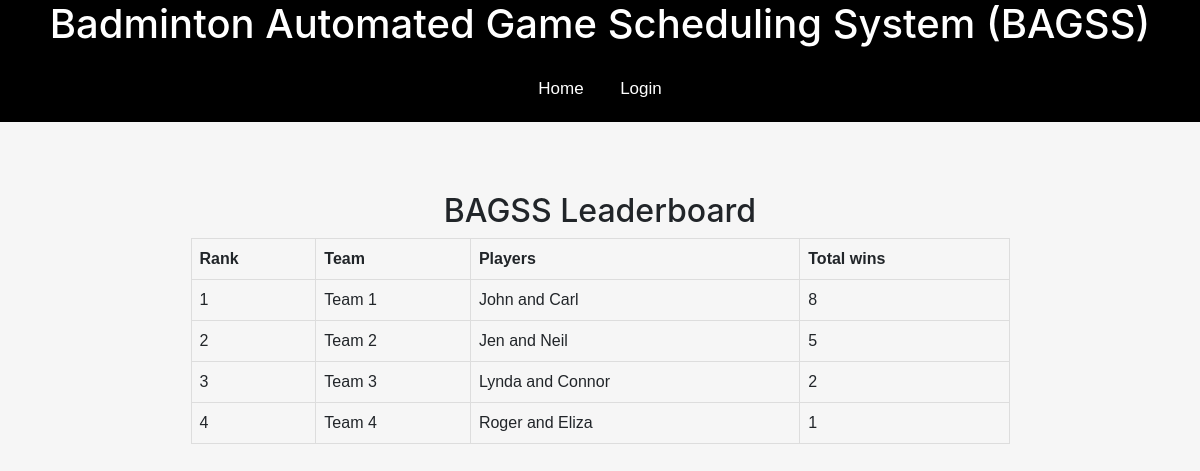
The page / on the database its author committed.
### personal/models.py (models this page shows)
class Team(models.Model):
	player1 = models.ForeignKey(User, related_name = 'player1', on_delete=models.CASCADE)
	player2 = models.ForeignKey(User, related_name = 'player2', on_delete=models.CASCADE)
	total_wins = models.PositiveIntegerField(default = 0)
	leaderboard_position = models.PositiveIntegerField(default = 1)

### personal/views.py (the view)
# urls.py: url(r'^$', views.index, name='home'),
def index(request):
	team = db.Sql.get_teamTable()
	game = db.Sql.get_gameTable(request)
	return render(request, 'personal/homeL.html', {'content': [team, game]})

### personal/db.py (called while the page is built)
    def get_teamTable():
    	team = models.Team.objects.all().order_by("leaderboard_position")
    	return team

    def get_gameTable(request):
    	user_id = request.user.id
    	user_user = request.user
    	game = models.Game.objects.all()
    	return game

### personal/templates/personal/homeL.html (shortened to what this page needs)
{% extends "personal/header.html" %}
{% block content %}
<center>
	<h2> BAGSS Leaderboard </h2>
<table id="leaderboardTable">
	<tr>
	    <th>Rank</th>
	    <th>Team</th>
	    <th>Players</th>
	    <th>Total wins</th>
	</tr>
 	{% for team in content.0 %}
	<tr>
		<td>{{ team.leaderboard_position }}</td>
		<td>Team {{ team.id }}</td>
		<td>{{ team.player1.first_name }} and {{ team.player2.first_name }}</td>
		<td>{{ team.total_wins }}</td
	</tr>
	{% endfor %}
</table>
</center>
{% endblock %}

### personal/static/personal/css/otherStyles.css (style rules this page uses)
#leaderboardTable { font-family: arial, sans-serif; border-collapse: collapse; width: 70%; }
td, th { border: 1px solid #dddddd; text-align: left; padding: 8px; }

### rows shown on the page
Team: leaderboard_position "1", id "1", player1.first_name "John", player2.first_name "Carl", total_wins "8"
Team: leaderboard_position "2", id "2", player1.first_name "Jen", player2.first_name "Neil", total_wins "5"
Team: leaderboard_position "3", id "3", player1.first_name "Lynda", player2.first_name "Connor", total_wins "2"
Team: leaderboard_position "4", id "4", player1.first_name "Roger", player2.first_name "Eliza", total_wins "1"
